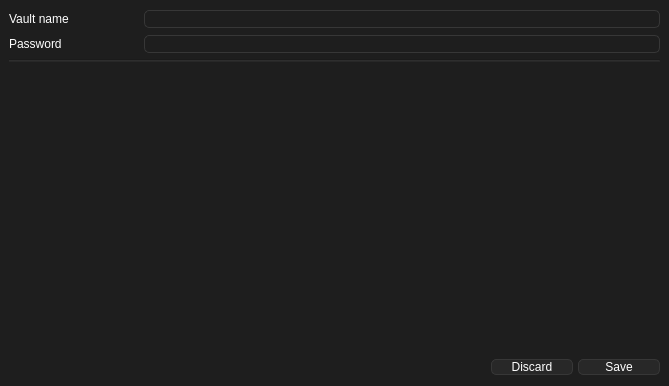
<?xml version="1.0" encoding="UTF-8"?>
<ui version="4.0">
 <class>VaultSettingsWindow</class>
 <widget class="QMainWindow" name="VaultSettingsWindow">
  <property name="geometry">
   <rect>
    <x>0</x>
    <y>0</y>
    <width>669</width>
    <height>386</height>
   </rect>
  </property>
  <property name="windowTitle">
   <string>MainWindow</string>
  </property>
  <property name="styleSheet">
   <string notr="true">QWidget{
	font: 100 11pt &quot;Noto Sans&quot;;
	color: rgb(255, 255, 255);
	background-color: rgb(30, 30, 30);
}
QWidget:disabled{
	color: rgb(100, 100, 100);
}

/* ToolTip */
QToolTip {
	color: rgb(255, 255, 255); 
	background: rgb(55, 55, 55);
	border: 1px solid rgb(70, 70, 70); 
	border-radius: 5px;
}

/* Label */
QLabel{
	min-width: 130px;
	max-width: 130px;
	min-height: 20px;
	max-height: 20px;
	border: 0px;
}

/* TextEdit */
QTextEdit{
	font: 9pt;
	border: 1px solid rgb(55, 55, 55);
	border-radius: 5px;
}
/* LineEdit */
QLineEdit{
	border: 1px solid rgb(55, 55, 55);
	border-radius: 5px;
}

#line {
	background: rgb(40, 40, 40);
}

/* ListView */
QListView{
	border: 1px solid rgb(55, 55, 55);
	border-radius: 5px;
	font: 11pt;
	gridline-color: rgb(0, 0, 0);
}

QScrollBar:vertical {
    border: none;
    background: rgb(30, 30, 30);
    width: 12px;
}
QScrollBar:horizontal{
	border: none;
    background: rgb(30, 30, 30);
    height: 12px;
}
QScrollBar::handle:horizontal{
    background: rgb(40, 40, 40);
    min-width: 20px;
	border-radius: 5px;
}
QScrollBar::handle:vertical {
    background: rgb(40, 40, 40);
    min-height: 20px;
	border-radius: 5px;
}

QScrollBar::handle:hover {
    background: rgb(55, 55, 55);
}

QScrollBar::add-line, 
QScrollBar::sub-line {
	height:0px;
	width:0px;
    background: none;
}
QScrollBar::add-page, 
QScrollBar::sub-page {
    height:0px;
	width:0px;
    background: none;
}

/* ComboBox */
QComboBox{
	background-color: rgb(40, 40, 40);
	border: 1px solid rgb(55, 55, 55);
	border-radius: 5px;
	padding-left: 3px;
}
QComboBox::drop-down {
    width: 20px;
    border-left: 1px solid rgb(55, 55, 55);
    border-top-right-radius: 5px; 
    border-bottom-right-radius: 5px;
    subcontrol-origin: padding;
    subcontrol-position: top right;
    width: 15px;
}
QComboBox::down-arrow {
    image: url(:/icons/arrow_down.png);
}

/* PushButton */
QPushButton{
	border: 1px solid rgb(55, 55, 55);
	border-radius: 5px;
	background-color: rgb(40, 40, 40);
}
QPushButton:pressed{
	background-color: rgb(30, 30, 30);
}

#DiscardButton, #SaveButton{
	min-width: 80px;
}

/* CheckBox */
QCheckBox{
	border: 1px solid rgb(55, 55, 55);
	border-radius: 5px;
}
QCheckBox::indicator{
	margin-left: 2px;
	margin-right: -2px;
}
QCheckBox::indicator:unchecked{
	border: 1px solid rgb(0, 0, 0);
	background-color: rgb(200, 40 ,40);
}
QCheckBox::indicator:checked{
	border: 1px solid rgb(0, 0, 0);
	background-color: rgb(40, 200 ,40);
}

</string>
  </property>
  <widget class="QWidget" name="centralwidget">
   <layout class="QGridLayout" name="gridLayout">
    <property name="spacing">
     <number>5</number>
    </property>
    <item row="7" column="0" colspan="3">
     <spacer name="verticalSpacer">
      <property name="orientation">
       <enum>Qt::Orientation::Vertical</enum>
      </property>
      <property name="sizeHint" stdset="0">
       <size>
        <width>20</width>
        <height>338</height>
       </size>
      </property>
     </spacer>
    </item>
    <item row="8" column="0" colspan="3">
     <layout class="QHBoxLayout" name="horizontalLayout">
      <property name="spacing">
       <number>5</number>
      </property>
      <item>
       <spacer name="horizontalSpacer">
        <property name="orientation">
         <enum>Qt::Orientation::Horizontal</enum>
        </property>
        <property name="sizeHint" stdset="0">
         <size>
          <width>40</width>
          <height>20</height>
         </size>
        </property>
       </spacer>
      </item>
      <item>
       <widget class="QPushButton" name="DiscardButton">
        <property name="text">
         <string>Discard</string>
        </property>
       </widget>
      </item>
      <item>
       <widget class="QPushButton" name="SaveButton">
        <property name="text">
         <string>Save</string>
        </property>
       </widget>
      </item>
     </layout>
    </item>
    <item row="4" column="0" colspan="3">
     <widget class="Line" name="line">
      <property name="orientation">
       <enum>Qt::Orientation::Horizontal</enum>
      </property>
     </widget>
    </item>
    <item row="0" column="0">
     <widget class="QLabel" name="label">
      <property name="text">
       <string>Vault name</string>
      </property>
     </widget>
    </item>
    <item row="0" column="1" colspan="2">
     <widget class="QLineEdit" name="lineEdit_3"/>
    </item>
    <item row="1" column="1" colspan="2">
     <widget class="QLineEdit" name="lineEdit_4"/>
    </item>
    <item row="1" column="0">
     <widget class="QLabel" name="label_2">
      <property name="text">
       <string>Password</string>
      </property>
     </widget>
    </item>
   </layout>
  </widget>
 </widget>
 <resources/>
 <connections/>
</ui>
